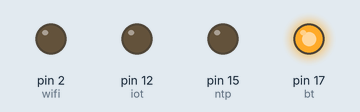
Recording of a sketch running on a simulated Arduino Uno, built with avr-gcc and run on an emulated ATmega328P. Shown: output pins drawn as LEDs (lit = HIGH).

Above: at 0.1 s.
At 1.3 s:
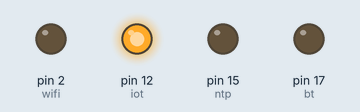
At 2.7 s:
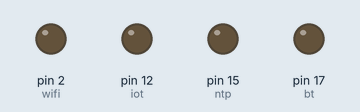
At 4.1 s:
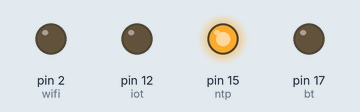
At 5.3 s:
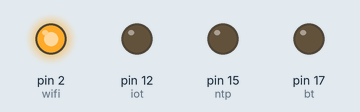
Timing chart, 0 to 5.6 s (numbered marks = the images above):
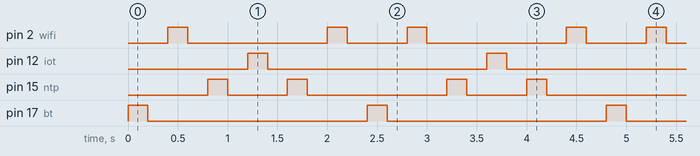

The sketch:

Lab4-2.ino
```cpp
int wifi = 2;
int bt = 17;
int ntp = 15;
int iot = 12;

void setup() {
  pinMode(wifi,OUTPUT);
  pinMode(bt,OUTPUT);
  pinMode(ntp,OUTPUT);
  pinMode(iot,OUTPUT);
}

void loop() {

  digitalWrite(bt,HIGH);
  delay(200);
   digitalWrite(bt,LOW);
  delay(200);
  digitalWrite(wifi,HIGH);
  delay(200);
   digitalWrite(wifi,LOW);
  delay(200);
  digitalWrite(ntp,HIGH);
  delay(200);
   digitalWrite(ntp,LOW);
  delay(200);
  digitalWrite(iot,HIGH);
  delay(200);
  digitalWrite(iot,LOW);
  delay(200);
  ///////////////////
  digitalWrite(ntp,HIGH);
  delay(200);
   digitalWrite(ntp,LOW);
  delay(200);
  digitalWrite(wifi,HIGH);
  delay(200);
   digitalWrite(wifi,LOW);
  delay(200);
  // digitalWrite(bt,HIGH);
  // delay(70);
  //  digitalWrite(bt,LOW);
  // delay(70);

}
```

Measured:
- by itself, pin 2 (wifi): repeats every 2.4 s: LOW 1.4 s, HIGH 0.20 s, LOW 0.60 s, HIGH 0.20 s
- by itself, pin 12 (iot), pin 17 (bt): alternates HIGH for 0.20 s and LOW for 2.2 s
- by itself, pin 15 (ntp): repeats every 2.4 s: LOW 0.60 s, HIGH 0.20 s, LOW 1.4 s, HIGH 0.20 s
